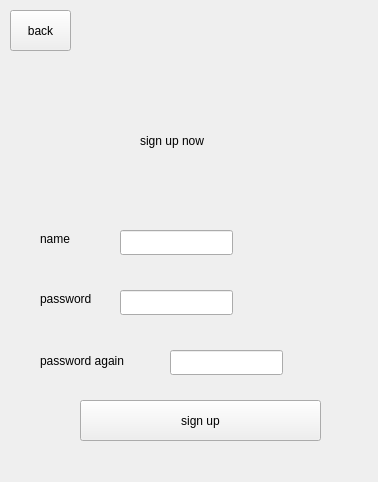
<?xml version="1.0" encoding="UTF-8"?>
<ui version="4.0">
 <class>CUserRegister</class>
 <widget class="QWidget" name="CUserRegister">
  <property name="geometry">
   <rect>
    <x>0</x>
    <y>0</y>
    <width>378</width>
    <height>482</height>
   </rect>
  </property>
  <property name="windowTitle">
   <string>CUserRegister</string>
  </property>
  <widget class="QLabel" name="lb_register_logo">
   <property name="geometry">
    <rect>
     <x>140</x>
     <y>120</y>
     <width>111</width>
     <height>41</height>
    </rect>
   </property>
   <property name="text">
    <string>sign up now</string>
   </property>
  </widget>
  <widget class="QLineEdit" name="edit_register_name">
   <property name="geometry">
    <rect>
     <x>120</x>
     <y>230</y>
     <width>113</width>
     <height>25</height>
    </rect>
   </property>
  </widget>
  <widget class="QLineEdit" name="edit_register_password">
   <property name="geometry">
    <rect>
     <x>120</x>
     <y>290</y>
     <width>113</width>
     <height>25</height>
    </rect>
   </property>
  </widget>
  <widget class="QLineEdit" name="edit_register_password_again">
   <property name="geometry">
    <rect>
     <x>170</x>
     <y>350</y>
     <width>113</width>
     <height>25</height>
    </rect>
   </property>
  </widget>
  <widget class="QLabel" name="lb_register_name">
   <property name="geometry">
    <rect>
     <x>40</x>
     <y>230</y>
     <width>67</width>
     <height>17</height>
    </rect>
   </property>
   <property name="text">
    <string>name</string>
   </property>
  </widget>
  <widget class="QLabel" name="lb_register_password">
   <property name="geometry">
    <rect>
     <x>40</x>
     <y>290</y>
     <width>67</width>
     <height>17</height>
    </rect>
   </property>
   <property name="text">
    <string>password</string>
   </property>
  </widget>
  <widget class="QLabel" name="lb_register_password_again">
   <property name="geometry">
    <rect>
     <x>40</x>
     <y>350</y>
     <width>121</width>
     <height>21</height>
    </rect>
   </property>
   <property name="text">
    <string>password again</string>
   </property>
  </widget>
  <widget class="QPushButton" name="btn_register">
   <property name="geometry">
    <rect>
     <x>80</x>
     <y>400</y>
     <width>241</width>
     <height>41</height>
    </rect>
   </property>
   <property name="text">
    <string>sign up</string>
   </property>
  </widget>
  <widget class="QPushButton" name="btn_register_back">
   <property name="geometry">
    <rect>
     <x>10</x>
     <y>10</y>
     <width>61</width>
     <height>41</height>
    </rect>
   </property>
   <property name="text">
    <string>back</string>
   </property>
  </widget>
 </widget>
 <layoutdefault spacing="6" margin="11"/>
 <resources/>
 <connections/>
</ui>
